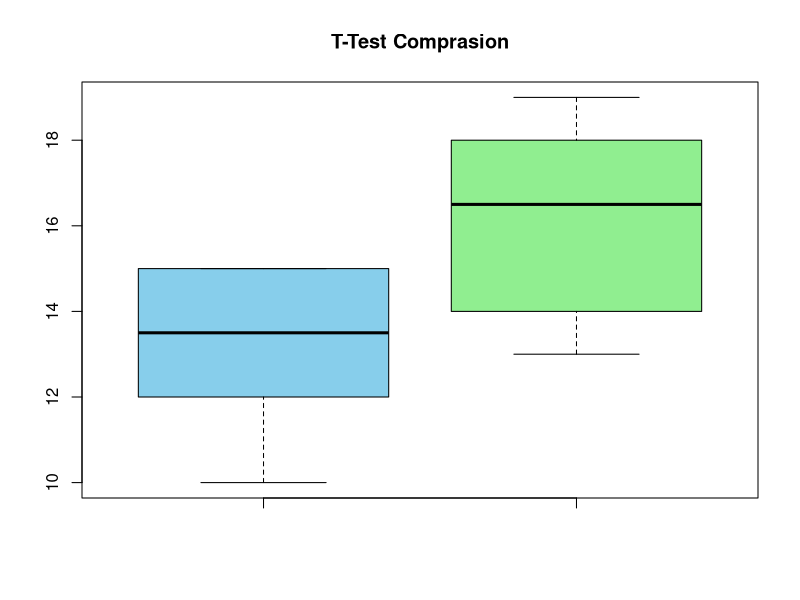

The R source for this figure:
x<-c(12,15,14,10,13,15)
y<-c(14,18,13,16,17,19)
t_test_result<-t.test(x,y)
print(t_test_result)
boxplot(x,y,name=c("Group X","Group Y"),main="T-Test Comprasion",col=c("skyblue","lightgreen"))